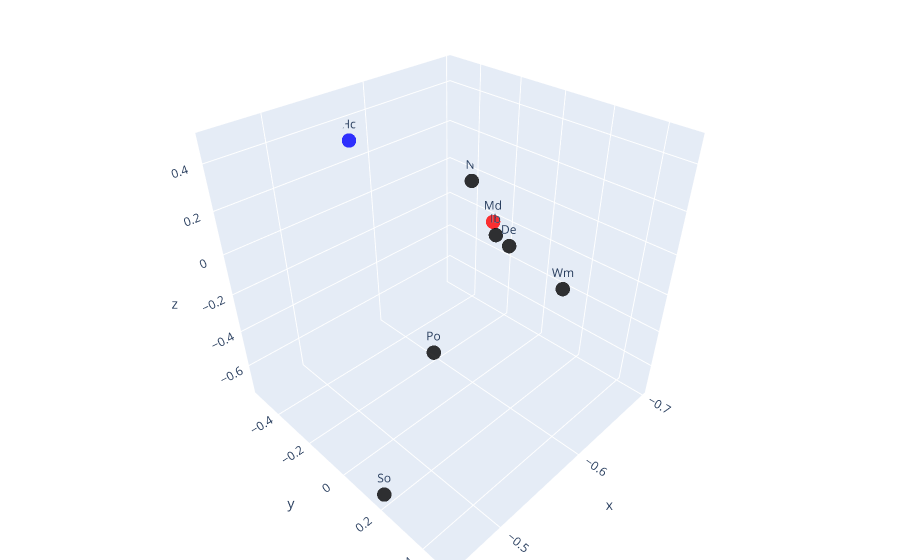

The notebook cell this image was saved under:
### Markdown cell above
## MDS Plot with no contrast

### Code cell
# ---- PCM MDS without Contrast (decomposition based on all datasets, incl MDTB & HCP) ----
W_all, Glam_all = pcm.util.classical_mds(ARI_norm)

x_data = W_all[:, 0]
y_data = W_all[:, 1]
z_data = W_all[:, 2]
# Colour first and last point differently from the rest
color = ['rgb(0, 0, 0)'] * len(x_data)  # Set color to black
color[0] = 'rgb(255, 0, 0)'  # First point is red
color[-1] = 'rgb(0, 0, 255)'  # Last point is blue


fig = make_subplots(rows=1, cols=1, specs=[[{'type': 'scatter3d'}]])
fig.add_trace(go.Scatter3d(
    x=x_data,
    y=y_data,
    z=z_data,
    mode='markers+text',
    marker=dict(
        size=5,
        color=color,
        opacity=0.8
    ),
    text=dataset_labels,  # Set the text labels
    textposition='top center'  # Set the position of the text labels
))
fig.update_layout(
    margin=dict(l=0, r=0, b=0, t=0)
)
fig.show()

### Figure 1 — Plotly figure (JSON) as saved in the notebook; plotly's stock layout.template omitted (floating-point values rounded to 4 significant figures)
{"data": [{"marker": {"color": ["rgb(255, 0, 0)", "rgb(0, 0, 0)", "rgb(0, 0, 0)", "rgb(0, 0, 0)", "rgb(0, 0, 0)", "rgb(0, 0, 0)", "rgb(0, 0, 0)", "rgb(0, 0, 255)"], "opacity": 0.8, "size": 5}, "mode": "markers+text", "text": ["Md", "Po", "Ni", "Ib", "Wm", "De", "So", "Hc"], "textposition": "top center", "type": "scatter3d", "x": [-0.6658, -0.5059, -0.6969, -0.6129, -0.576, -0.4998, -0.4534, -0.574], "y": [-0.1665, 0.1961, -0.4057, 0.04015, 0.4365, 0.4866, 0.179, -0.5331], "z": [-0.1039, -0.143, -0.05051, 0.04497, 0.1095, 0.4837, -0.7319, 0.307]}], "layout": {"margin": {"b": 0, "l": 0, "r": 0, "t": 0}, "scene": {"domain": {"x": [0, 1], "y": [0, 1]}}}}
